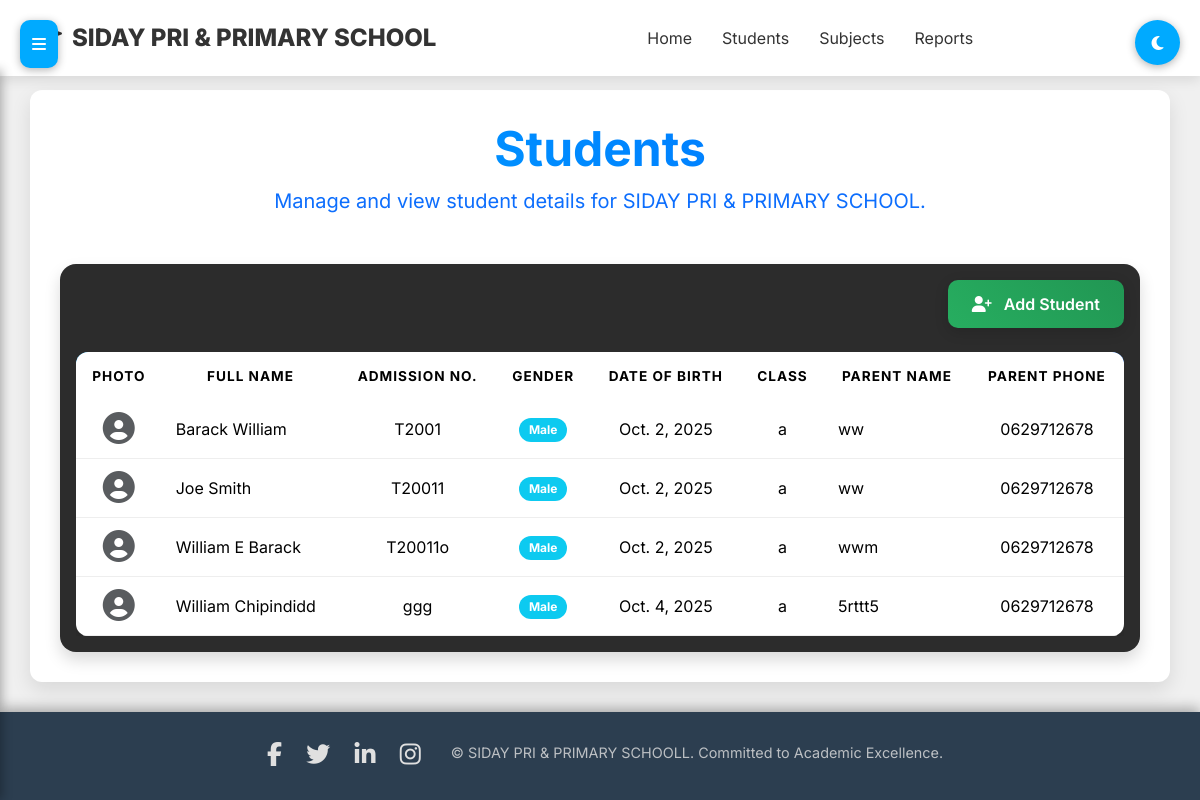
The app's page /students/ (signed in) with its own data.
### school/models.py (models this page shows, shortened)
class Student(models.Model):
    GENDER_CHOICES = (("M", "Male"), ("F", "Female"))
    full_name = models.CharField(max_length=150)
    admission_number = models.CharField(max_length=30, unique=True)
    date_of_birth = models.DateField()
    gender = models.CharField(max_length=1, choices=GENDER_CHOICES)
    class_room = models.ForeignKey(ClassRoom, on_delete=models.CASCADE, related_name="students")
    parent_name = models.CharField(max_length=150)
    parent_phone = models.CharField(max_length=20)
    parent_email = models.EmailField(blank=True, null=True)

class ClassRoom(models.Model):
    academic_level = models.ForeignKey(AcademicLevel, on_delete=models.CASCADE, related_name="classes")
    name = models.CharField(max_length=50)
    class_teacher = models.ForeignKey(User, on_delete=models.SET_NULL, null=True, blank=True, related_name="class_teacher")

### school/views.py (the view)
# urls.py: path("students/", views.student_list, name="student_list"),
@login_required
def student_list(request):
    students = Student.objects.all()
    return render(request, "students_list.html", {"students": students})

### school/templates/students_list.html (shortened to what this page needs)
{% extends "base.html" %}
{% block content %}
<div class="mb-5 text-center">
    <h3 class="fw-bold display-5 animate-header text-gradient">Students</h3>
    <p class="text-primary fs-5 animate-subheader">Manage and view student details for SIDAY PRI & PRIMARY SCHOOL.</p>
</div>
<div class="card shadow border-0 rounded-4 overflow-hidden animate-card">
    <div class="card-body">
        <div class="d-flex justify-content-end mb-4">
            <a href="{% url 'student_add' %}" class="btn btn-success btn-custom animate-button">
                <i class="fas fa-user-plus me-2"></i> Add Student
            </a>
        </div>
        <div class="table-responsive modern-table">
            <table class="table align-middle mb-0">
                <thead>
                    <tr>
                        <th>Photo</th>
                        <th>Full Name</th>
                        <th>Admission No.</th>
                        <th>Gender</th>
                        <th>Date of Birth</th>
                        <th>Class</th>
                        <th>Parent Name</th>
                        <th>Parent Phone</th>
                    </tr>
                </thead>
                <tbody>
                    {% for student in students %}
                    <tr class="animate-row">
                        <td class="text-center">
                            {% if student.photo %}
                                <img src="{{ student.photo.url }}" alt="Photo" class="student-photo">
                            {% else %}
                                <span class="text-muted"><i class="fas fa-user-circle fa-2x"></i></span>
                            {% endif %}
                        </td>
                        <td>{{ student.full_name }}</td>
                        <td class="text-center">{{ student.admission_number }}</td>
                        <td class="text-center">
                            {% if student.gender == "M" %}
                                <span class="badge bg-info">Male</span>
                            {% else %}
                                <span class="badge bg-pink">Female</span>
                            {% endif %}
                        </td>
                        <td class="text-center">{{ student.date_of_birth }}</td>
                        <td class="text-center">{{ student.class_room.name }}</td>
                        <td>{{ student.parent_name }}</td>
                        <td class="text-center">{{ student.parent_phone }}</td>
                    </tr>
                    {% empty %}
                    <tr>
                        <td colspan="8" class="text-center text-muted animate-row">
                            <i class="fas fa-info-circle me-2"></i> No students yet
                        </td>
                    </tr>
                    {% endfor %}
                </tbody>
            </table>
        </div>
    </div>
</div>
{% endblock %}

### school/templates/base.html (shortened to what this page needs)
<!DOCTYPE html>
<html lang="en">
<head>
    <link href="https://cdn.jsdelivr.net/npm/bootstrap@5.3.3/dist/css/bootstrap.min.css" rel="stylesheet">
    <link rel="stylesheet" href="https://cdnjs.cloudflare.com/ajax/libs/font-awesome/6.5.1/css/all.min.css" />
</head>
<body>
    <nav class="navbar navbar-custom">
        <div class="container-fluid d-flex align-items-center justify-content-between">
            <a class="navbar-brand" href="{% url 'dashboard' %}">
                 SIDAY PRI & PRIMARY SCHOOL
            </a>
            <div class="navbar-links d-flex align-items-center">
                <a href="{% url 'dashboard' %}">Home</a>
                <a href="{% url 'student_list' %}">Students</a>
                <a href="{% url 'subject_list' %}">Subjects</a>
                <a href="{% url 'reports' %}">Reports</a>
            </div>
           <br>
        </div>
    </nav>
    <button class="sidebar-toggle" onclick="toggleSidebar()">
        <i class="fas fa-bars"></i>
    </button>
    <button class="theme-toggle" onclick="toggleTheme()">
        <i class="fas fa-moon"></i>
    </button>
    <div class="content" id="content">
        <div class="container container-main">
            {% block content %}{% endblock %}
        </div>
    </div>
    <footer>
        <div class="footer-content">
            <div class="footer-social">
                <a href="#"><i class="fab fa-facebook-f"></i></a>
                <a href="#"><i class="fab fa-twitter"></i></a>
                <a href="#"><i class="fab fa-linkedin-in"></i></a>
                <a href="#"><i class="fab fa-instagram"></i></a>
            </div>
            <p>&copy; {{ now|date:"Y" }} SIDAY PRI & PRIMARY SCHOOLL. Committed to Academic Excellence.</p>
        </div>
    </footer>
</body>
</html>

### school/templates/base.html (style rules this page uses)
:root { --primary-bg: #1a1a1a; --secondary-bg: #2c2c2c; --text-color: #e0e0e0; --accent-color: #00aaff; --danger-color: #ff5555; --light-bg: #f0f0f0; --light-text: #333; --footer-bg: #141414; --footer-accent: #3498db; }
body { font-family: 'Inter', sans-serif; background: var(--light-bg); color: var(--light-text); transition: all 0.3s ease; margin: 0; min-height: 100vh; display: flex; flex-direction: column; }
.navbar-custom { background: #fff; padding: 15px 20px; box-shadow: 0 4px 12px rgba(0, 0, 0, 0.1); position: fixed; top: 0; width: 100%; z-index: 1000; }
.navbar-brand { font-weight: 800; font-size: 1.5rem; color: var(--light-text) !important; display: flex; align-items: center; gap: 10px; transition: transform 0.3s ease; }
.navbar-links a { color: var(--light-text) !important; text-decoration: none; margin: 0 15px; font-size: 1rem; transition: color 0.3s ease; }
.content { margin-left: 0; padding: 90px 20px 20px; transition: margin-left 0.3s ease; flex: 1; }
.container-main { background: #fff; border-radius: 12px; padding: 30px; box-shadow: 0 8px 20px rgba(0, 0, 0, 0.1); animation: fadeIn 0.6s ease-out; }
.theme-toggle { position: fixed; top: 20px; right: 20px; z-index: 1100; background: var(--accent-color); color: #fff; border: none; border-radius: 50%; width: 45px; height: 45px; display: flex; align-items: center; justify-content: center; cursor: pointer; transition: all 0.3s ease; box-shadow: 0 2px 8px rgba(0, 0, 0, 0.3); }
.sidebar-toggle { position: fixed; top: 20px; left: 20px; z-index: 1100; background: var(--accent-color); color: #fff; border: none; border-radius: 10px; padding: 12px; cursor: pointer; transition: all 0.3s ease; box-shadow: 0 2px 8px rgba(0, 0, 0, 0.3); }
footer { background: #2c3e50; color: var(--text-color); padding: 20px; text-align: center; font-size: 0.95rem; position: relative; width: 100%; box-shadow: 0 -4px 12px rgba(0, 0, 0, 0.3); }
footer .footer-content { display: flex; flex-wrap: wrap; justify-content: center; align-items: center; gap: 20px; }
footer .footer-social i { font-size: 1.5rem; margin: 0 10px; color: var(--text-color); transition: transform 0.3s ease, color 0.3s ease; }
footer p { margin-top: 10px; font-size: 0.9rem; opacity: 0.8; }

### school/templates/students_list.html (style rules this page uses)
.text-gradient { background: linear-gradient(45deg, #00aaff, #0066ff); -webkit-background-clip: text; -webkit-text-fill-color: transparent; }
.card { background: var(--secondary-bg, #fff); border-radius: 16px; }
.modern-table table { border-collapse: separate; border-spacing: 0; overflow: hidden; border-radius: 12px; box-shadow: 0 6px 18px rgba(0,0,0,0.1); }
.modern-table thead tr { background: linear-gradient(90deg, #00aaff, #0066ff); color: #fff; text-transform: uppercase; font-size: 0.85rem; letter-spacing: 1px; }
.modern-table th { padding: 14px; text-align: center; border: none; }
.modern-table td { padding: 12px 14px; vertical-align: middle; border-bottom: 1px solid #eee; }
.modern-table tbody tr { transition: all 0.3s ease; }
.badge { padding: 6px 10px; border-radius: 12px; font-size: 0.75rem; }
.btn-custom { padding: 12px 24px; border-radius: 10px; font-weight: 600; background: linear-gradient(45deg, #27ae60, #219653); border: none; transition: all 0.3s ease; box-shadow: 0 4px 14px rgba(0, 0, 0, 0.15); }
.animate-header { animation: slideInUp 0.5s ease-out; }
.animate-subheader { animation: slideInUp 0.5s ease-out 0.2s; animation-fill-mode: backwards; }
.animate-card { animation: slideInUp 0.6s ease-out; }
.animate-button { animation: slideInUp 0.6s ease-out 0.3s; animation-fill-mode: backwards; }
.animate-row { animation: slideInUp 0.6s ease-out; }

### records on screen
Student: full_name "Barack William", admission_number "T2001", gender "Male", date_of_birth "Oct. 2, 2025", class_room.name "a", parent_name "ww", parent_phone "0629712678"
Student: full_name "Joe Smith", admission_number "T20011", gender "Male", date_of_birth "Oct. 2, 2025", class_room.name "a", parent_name "ww", parent_phone "0629712678"
Student: full_name "William E Barack", admission_number "T20011o", gender "Male", date_of_birth "Oct. 2, 2025", class_room.name "a", parent_name "wwm", parent_phone "0629712678"
Student: full_name "William Chipindidd", admission_number "ggg", gender "Male", date_of_birth "Oct. 4, 2025", class_room.name "a", parent_name "5rttt5", parent_phone "0629712678"
